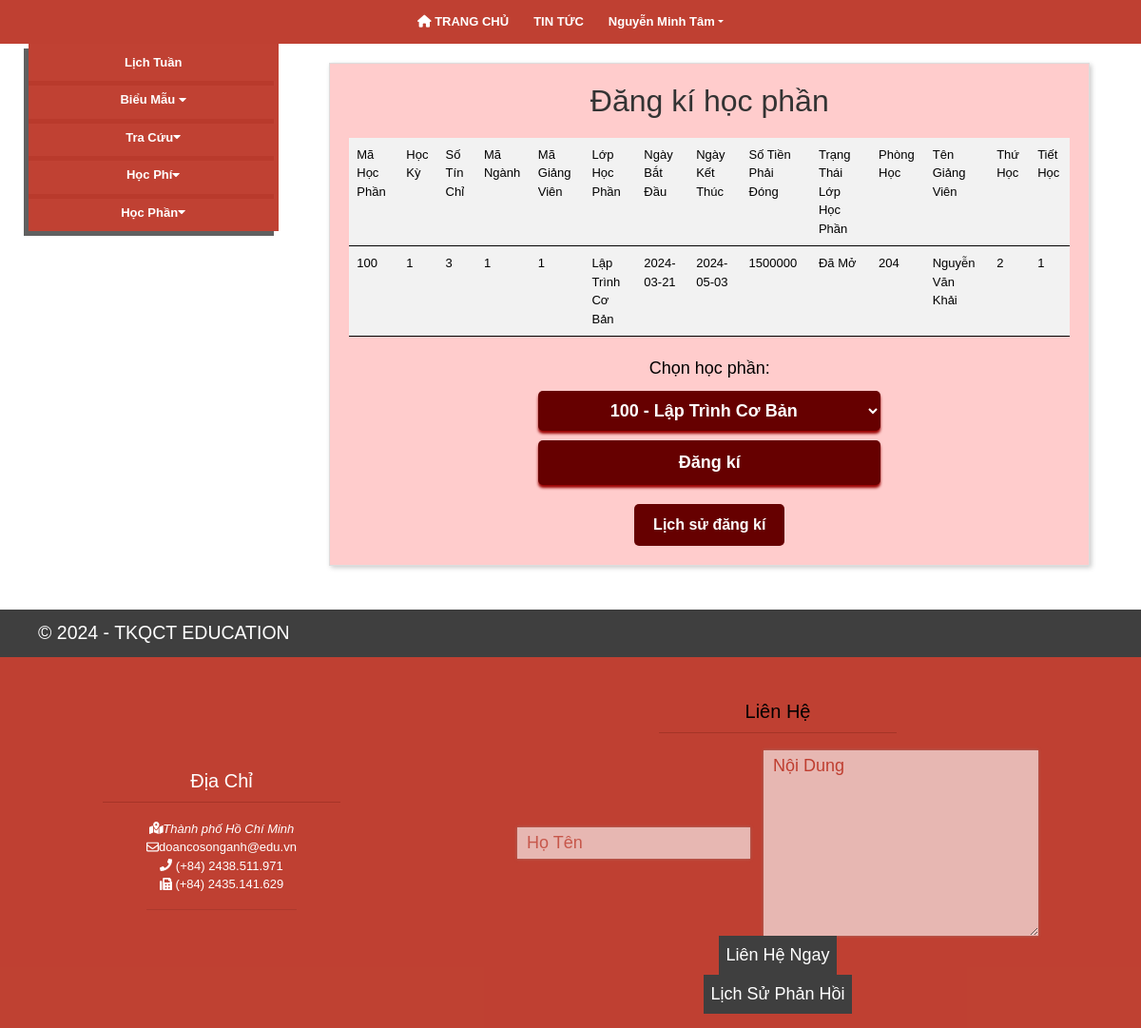
/doancosonganh/index.php?pid=11 (signed in), run on the app's committed database.
### tables this page shows
CREATE TABLE `sinhvien` (
  `MSSV` int(11) NOT NULL,
  `HoTen` varchar(255) DEFAULT NULL,
  `GioiTinh` varchar(10) DEFAULT NULL,
  `NgayVaoTruong` date DEFAULT NULL,
  `LoaiHinhDaoTao` varchar(50) DEFAULT NULL,
  `Khoa` varchar(50) DEFAULT NULL,
  `TenNganh` varchar(50) DEFAULT NULL,
  `ChuyenNganh` varchar(50) DEFAULT NULL,
  `LopHoc` varchar(20) DEFAULT NULL,
  `TrangThai` varchar(20) DEFAULT NULL,
  `BacDaoTao` varchar(20) DEFAULT NULL,
  `NgaySinh` date DEFAULT NULL,
  `SoCCCD` varchar(20) DEFAULT NULL,
  `DienThoai` varchar(20) DEFAULT NULL,
  `DiaChiLienHe` varchar(255) DEFAULT NULL,
  `NoiSinh` varchar(50) DEFAULT NULL,
  `DanToc` varchar(20) DEFAULT NULL,
  `Email` varchar(50) DEFAULT NULL,
  `TonGiao` varchar(20) DEFAULT NULL,
  `HinhAnh` varchar(100) NOT NULL
);

CREATE TABLE `hocphan` (
  `MaHocPhan` int(11) NOT NULL,
  `HocKy` int(11) DEFAULT NULL,
  `SoTinChi` int(11) DEFAULT NULL,
  `MaNganh` int(11) DEFAULT NULL,
  `MaMonHoc` int(11) DEFAULT NULL,
  `MaGiangVien` int(11) DEFAULT NULL,
  `LopHocPhan` varchar(20) DEFAULT NULL,
  `NgayBatDau` date DEFAULT NULL,
  `NgayKetThuc` date DEFAULT NULL,
  `SoTienPhaiDong` float DEFAULT NULL,
  `TrangThaiLopHocPhan` varchar(20) DEFAULT NULL,
  `PhongHoc` varchar(50) DEFAULT NULL,
  `TenGiangVien` varchar(255) DEFAULT NULL,
  `ThuHoc` varchar(20) DEFAULT NULL,
  `Tiethoc` varchar(100) DEFAULT NULL
);

### doancosonganh/sub-content/dangkihocphan.php (the view, shortened to what this page needs)
<?php
include("config.php");
$sql = "SELECT * FROM hocphan";
$result = $mysqli->query($sql);
?>
<!DOCTYPE html>
<html lang="en">
<head>
</head>
<body>
    <div class="container">
        <h2>Đăng kí học phần</h2>
        <?php
        if ($result->num_rows > 0) {
            echo "<table border='1'>";
            echo "<tr>";
            echo "<th>Mã Học Phần</th>";
            echo "<th>Học Kỳ</th>";
            echo "<th>Số Tín Chỉ</th>";
            echo "<th>Mã Ngành</th>";
            echo "<th>Mã Giảng Viên</th>";
            echo "<th>Lớp Học Phần</th>";
            echo "<th>Ngày Bắt Đầu</th>";
            echo "<th>Ngày Kết Thúc</th>";
            echo "<th>Số Tiền Phải Đóng</th>";
            echo "<th>Trạng Thái Lớp Học Phần</th>";
            echo "<th>Phòng Học</th>";
            echo "<th>Tên Giảng Viên</th>";
            echo "<th>Thứ Học</th>";
            echo "<th>Tiết Học</th>";
            echo "</tr>";
            while($row = $result->fetch_assoc()) {
                echo "<tr>";
                echo "<td>" . $row["MaHocPhan"] . "</td>";
                echo "<td>" . $row["HocKy"] . "</td>";
                echo "<td>" . $row["SoTinChi"] . "</td>";
                echo "<td>" . $row["MaNganh"] . "</td>";
                echo "<td>" . $row["MaGiangVien"] . "</td>";
                echo "<td>" . $row["LopHocPhan"] . "</td>";
                echo "<td>" . $row["NgayBatDau"] . "</td>";
                echo "<td>" . $row["NgayKetThuc"] . "</td>";
                echo "<td>" . $row["SoTienPhaiDong"] . "</td>";
                echo "<td>" . $row["TrangThaiLopHocPhan"] . "</td>";
                echo "<td>" . $row["PhongHoc"] . "</td>";
                echo "<td>" . $row["TenGiangVien"] . "</td>";
                echo "<td>" . $row["ThuHoc"] . "</td>";
                echo "<td>" . $row["Tiethoc"] . "</td>";
                echo "</tr>";
            }
            echo "</table>";
            echo "<form method='post'>";
            echo "<label for='hocphan'>Chọn học phần:</label>";
            echo "<select name='hocphan'>";
            mysqli_data_seek($result, 0);
            while($row = $result->fetch_assoc()) {
                echo "<option value='" . $row["MaHocPhan"] . "'>" . $row["MaHocPhan"] . " - " . $row["LopHocPhan"] . "</option>";
            }
            echo "</select>";
            echo "<input type='submit' name='submit' value='Đăng kí'>";
            echo "</form>";
        }
            ?>
        <div class="button-container">
            <button onclick="window.location.href='index.php?pid=16'">Lịch sử đăng kí</button>
        </div>
    </div>
</body>
</html>

### doancosonganh/sub-content/menu_top.php (shortened to what this page needs)
<nav class="header-nav">
      <ul class="header-nav-list" id="nav-full">
        <li class="nav-content"><a href="index.php"> <i class="fa-solid fa-house"></i> TRANG CHỦ</a></li>
        <li class="nav-content"><a href="index.php?pid=1">TIN TỨC</a></li>
        <?php
              include("config.php");
              $ma_sv = $_SESSION['ma_sv'];
              $sql = "SELECT * FROM sinhvien WHERE MSSV='$ma_sv'";
              $result = mysqli_query($mysqli, $sql);
              if (mysqli_num_rows($result) > 0) {
                  $row = mysqli_fetch_assoc($result);
              }
?>
        <li class="nav-content dropdown">
            <a href="" class="dropdown-toggle"><?php echo $row["HoTen"]; ?></a>
          </li>
      </ul>
    </nav>

### doancosonganh/css/style.css (style rules this page uses)
html { scroll-behavior: smooth; overflow-x: hidden; }
p, ul { margin-bottom: 0; }
body { font: 13px/1.5 Arial, Helvetica, sans-serif; color: #fff; }
input:not([type="checkbox"]), textarea { -webkit-box-shadow: 0px 0px 3px 0px #94929298; box-shadow: 0px 0px 3px 0px #94929298; border: 0; border-radius: 5px; background-color: #ffffff9f; }
input, input::placeholder { color: #bd3829c0; }
.header-nav-list, #search-form, #news-section>div>div, #latest-news, .nav-tab, .news-item, #footer-content, #contact>div, #address>div, .footer-menu { display: -webkit-box; display: -ms-flexbox; display: flex; }
.btn-close, .btn-login, .btn-signup, #collaspe-btn, .nav-content a, .dropdown-menu a, a:not([href]), .caption-container a, #search-btn, .menu-item a, .sub-menu a, .menu-item a:hover, .nav-link, .nav-tabs .nav-link.active, #footer a, #contact button { color: #fff; }
.sticky, .btn-login, .header-nav, .modal-header, .dropdown-menu, .menu-item a { background-color: #bd3829f3; }
.header-nav { z-index: 100; }
.header-nav-list { -webkit-box-pack: center; -ms-flex-pack: center; justify-content: center; }
.nav-content { padding: 1em; font-weight: bold; font-size: 1em; text-align: center; display: block; }

### doancosonganh/sub-content/dangkihocphan.php (style rules this page uses)
body { font-family: Arial, sans-serif; background-color: #f2f2f2; margin: 0; padding: 0; }
.container { max-width: 800px; margin: 20px auto; background-color: #ffcccc; border: 1px solid #ddd; box-shadow: 2px 2px 5px #ccc; padding: 20px; }
h2 { text-align: center; margin-bottom: 20px; color: #333; }
table { width: 100%; border-collapse: collapse; }
th, td { padding: 8px; text-align: left; border-bottom: 1px solid black; }
th { background-color: #f2f2f2; color: black; }
tr:nth-child(even) { background-color: #f2f2f2; color:black; }
tr td:first-child { color: black; }
form { display: flex; flex-direction: column; align-items: center; font-size: 18px; margin-top: 20px; color:black; }
form label { margin-bottom: 10px; }
form select, form input[type="submit"] { width: 360px; margin-bottom: 10px; padding: 10px; box-shadow: 0px 3px 3px #990000; background-color: #660000; color: white; font-weight: bold; font-size: 18px; border: none; border-radius: 5px; text-align: center; }
.button-container { text-align: center; margin-top: 10px; }
.button-container button { background-color: #660000; color: white; border: none; padding: 10px 20px; text-decoration: none; font-weight: bold; font-size: 16px; border-radius: 5px; cursor: pointer; }

### data on the page
sinhvien: HoTen "Nguyễn Minh Tâm"
hocphan: MaHocPhan "100", HocKy "1", SoTinChi "3", MaNganh "1", MaGiangVien "1", LopHocPhan "Lập Trình Cơ Bản", NgayBatDau "2024-03-21", NgayKetThuc "2024-05-03", SoTienPhaiDong "1500000", TrangThaiLopHocPhan "Đã Mở", PhongHoc "204", TenGiangVien "Nguyễn Văn Khải", ThuHoc "2", Tiethoc "1"

### other printed values
form field hocphan "100 - Lập Trình Cơ Bản"
